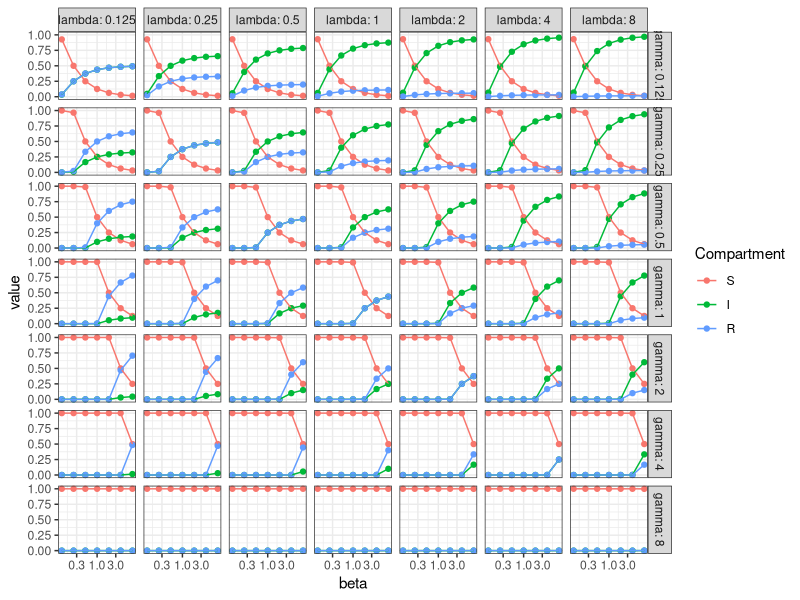
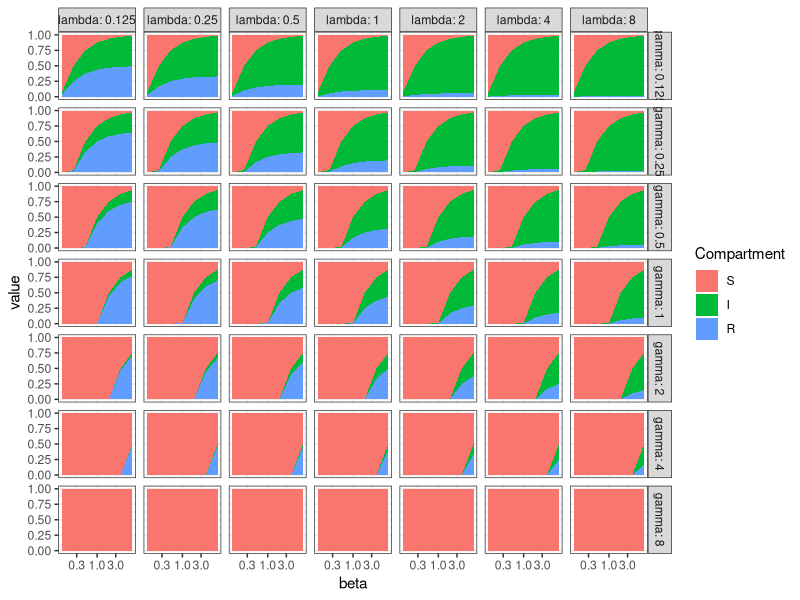
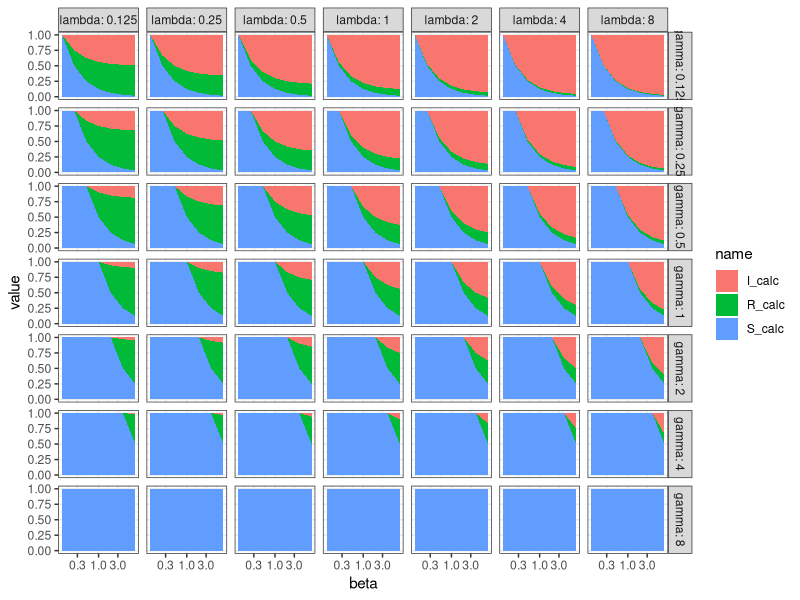

Generate these figures, in order, with R:
## ---- chunk 1
#| label: init
#| message: false
library('ggplot2')
library('tidyverse')
library('deSolve')
theme_set(theme_bw())
## ---- chunk 2
#| label: explore_model_dynamics
#| fig.width: 10
#| fig.height: 10
sir_ode_deterministic <- function(t, state, pars) {
  with(as.list(c(state, pars)), {
    dS <- - beta * I * S + lambda * R
    dI <- beta * I * S - gamma * I
    dR <- gamma * I - lambda * R
    return(list(c(dS = dS, dI = dI, dR = dR)))
  }) 
}


infected_initial <- 0.5
initial_condition <- 
  c(S = 1 - infected_initial,
    I = infected_initial,
    R = 0)

step_length <- 1
max_time <- 100
timepoints <- seq(0, max_time, by = step_length)
grid_values <- 2^(-1:1)
grid_values <- 2^(-2:2)
grid_values <- 2^(-3:3)

result <- tibble()
for(beta in grid_values) {
  for(gamma in grid_values) {
    for(lambda in grid_values) {
      parameters <- list(beta = beta, 
                         gamma = gamma,
                         lambda = lambda)
      solution <- ode(y = initial_condition, 
                      times = timepoints,
                      func = sir_ode_deterministic,
                      parms = parameters) %>% 
        unclass %>% as_tibble
      solution$beta <- beta
      solution$gamma <- gamma
      solution$lambda <- lambda
      result <- rbind(result, solution)
    }
  }
}

result <- pivot_longer(result, cols = c('S', 'I', 'R'))

last <- result %>% 
  filter(time == max_time) %>% 
  mutate(name = factor(name, levels = c('S', 'I', 'R')))

last %>%
  ggplot(aes(beta, value, colour = name)) + 
  geom_point() + geom_line() +
  facet_grid(rows = vars(gamma), 
             cols = vars(lambda), 
             labeller = label_both) +
  labs(xlab = 'beta', ylab = 'Fraction', colour = 'Compartment') +
  scale_x_continuous(trans='log10')

last %>%
  ggplot(aes(x = beta, y = value, fill = name)) +
  geom_area() +
  facet_grid(rows = vars(gamma), 
             cols = vars(lambda), 
             labeller = label_both) +
  labs(xlab = 'beta', ylab = 'Fraction', fill = 'Compartment') +
  scale_x_continuous(trans='log10')

ss <- last %>% 
  group_by(beta, gamma, lambda) %>% 
  summarise(ss = sum(value))
## ---- chunk 3
last_w <- pivot_wider(last, names_from = name, values_from = value)
last_w$S_calc <- pmin(1, last_w$gamma / last_w$beta)
last_w$I_calc <- 
  pmax(0, pmin(1, with(last_w, (lambda * (beta - gamma))) / 
                 (beta * (gamma + lambda))))
last_w$R_calc <- 
  pmax(0, pmin(1, with(last_w, (gamma * (beta - gamma)) / 
                         (beta * (gamma + lambda)))))

last_w$I_calc <- 1 - last_w$S_calc - last_w$R_calc

last <- last_w %>% 
  pivot_longer(cols = c('S_calc', 'I_calc', 'R_calc'))


last %>%
  ggplot(aes(x = beta, y = value, fill = name)) + 
  geom_area() +
  facet_grid(rows = vars(gamma), 
             cols = vars(lambda), 
             labeller = label_both) +
  labs(ylab = 'Fraction',  xlab = 'beta', colour = 'Compartment') +
  scale_x_continuous(trans='log10')
